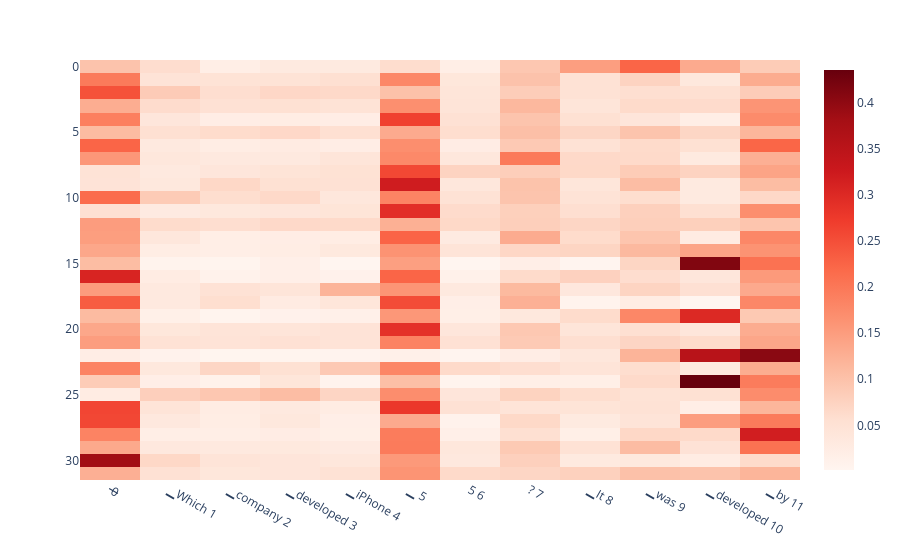

The notebook cell this image was saved under:
### Markdown cell above
### head pattern at last position

### Code cell
# head attention score (individual and avg) given a single position accross all layers
token_pos = -1
layer_idx = 1

fig, axs = plt.subplots(nrows=4, ncols=8, figsize=(16, 8))
# loop through each attention head and plot the attention pattern
for i, ax in enumerate(axs.flatten()):
    ax.imshow(cache["pattern", i, "attn"][:, token_pos, :].cpu(), cmap="Reds")
    ax.set_title(f"Layer {i}")
plt.suptitle(f"Pos {token_pos} Attention Patterns")
plt.show()

px.imshow(
    np.array(cache["pattern", layer_idx, "attn"][:, token_pos, :].cpu()), 
    color_continuous_scale='Reds',
    x=[f"{tok} {i}" for i, tok in enumerate(str_tokens)],
)

### Figure 1 — Plotly figure (JSON) as saved in the notebook; plotly's stock layout.template omitted (floating-point values rounded to 4 significant figures; data arrays with more than 128 entries replaced by an {"elided": "..."} marker saying what was removed)
{"data": [{"coloraxis": "coloraxis", "hovertemplate": "x: %{x}<br>y: %{y}<br>color: %{z}<extra></extra>", "name": "0", "type": "heatmap", "x": ["<s> 0", "▁Which 1", "▁company 2", "▁developed 3", "▁iPhone 4", "▁ 5", "5 6", "? 7", "▁It 8", "▁was 9", "▁developed 10", "▁by 11"], "xaxis": "x", "yaxis": "y", "z": {"elided": "32x12 float values"}}], "layout": {"autosize": true, "coloraxis": {"colorscale": [[0, "rgb(255,245,240)"], [0.125, "rgb(254,224,210)"], [0.25, "rgb(252,187,161)"], [0.375, "rgb(252,146,114)"], [0.5, "rgb(251,106,74)"], [0.625, "rgb(239,59,44)"], [0.75, "rgb(203,24,29)"], [0.875, "rgb(165,15,21)"], [1, "rgb(103,0,13)"]]}, "margin": {"t": 60}, "xaxis": {"anchor": "y", "autorange": true, "constrain": "domain", "domain": [0, 1], "range": [-0.5, 11.5], "scaleanchor": "y", "type": "category"}, "yaxis": {"anchor": "x", "autorange": true, "constrain": "domain", "domain": [0, 1], "range": [31.5, -0.5]}}}
